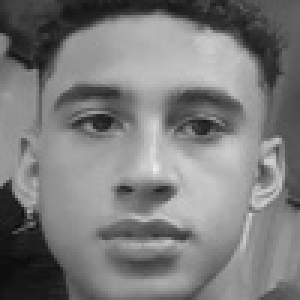
#> input picture rosto/dfgf.jpg, 100 x 100 px (shown 3 times larger)
$ python a.py
#> lines starting #> are read from the running program, lines starting #| are printed output that depends on the picture
import cv2
import numpy as np
import os
import mysql.connector
from datetime import datetime
import getpass          # para digitar senha “oculta” no console (opcional)

# ---------- Configurações ----------
PASTA_ROSTOS  = "rosto"
os.makedirs(PASTA_ROSTOS, exist_ok=True)

DB_HOST       = "localhost"
DB_USER       = "root"
DB_PASSWORD   = "11010412@Pao"
DB_NAME       = "star_gate"
TABELA_FUNCIONARIOS = "funcionarios"

# ---------- Inicializa o classificador antes das funções ----------
face_cascade = cv2.CascadeClassifier(
    cv2.data.haarcascades + "haarcascade_frontalface_default.xml"
)

# ---------- Utilidades ----------
# [12 lines left out: function conectar_banco, not called in this run]


def carregar_rostos_disco():
    dados, nomes = [], []
    for arquivo in os.listdir(PASTA_ROSTOS):
        caminho  = os.path.join(PASTA_ROSTOS, arquivo)
        img_gray = cv2.imread(caminho, cv2.IMREAD_GRAYSCALE)
#> img_gray is the input picture: shape (100, 100); min 12, max 237, mean 123.3
        if img_gray is None:
            continue
        for (x, y, w, h) in face_cascade.detectMultiScale(img_gray, 1.1, 5):
            rosto = cv2.resize(img_gray[y:y + h, x:x + w], (100, 100))
            dados.append(rosto.flatten())
            nomes.append(os.path.splitext(arquivo)[0])
#> this loop made 1 pass
#> (x, y, w, h) on pass 1: (7, 6, 85, 85)
#> pass 1, in carregar_rostos_disco, `rosto = cv2.resize(img_gray[y:y + h, x:x + w], (100, 100))`:
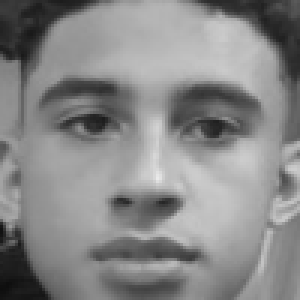
#> rosto: shape (100, 100) (shown 3 times larger); min 14, max 234, mean 135.6
#> after the loop, dados = 1 item; nomes = ['dfgf']
#> pass 2 of the loop in carregar_rostos_disco, `for arquivo in os.listdir(PASTA_ROSTOS):`:
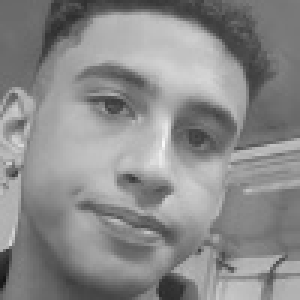
#> input picture rosto/dfggdf.jpg, 100 x 100 px (shown 3 times larger)
#> in carregar_rostos_disco, img_gray is the input picture: shape (100, 100); min 20, max 249, mean 138.6
#> the loop in carregar_rostos_disco, `for (x, y, w, h) in face_cascade.detectMultiScale(img_gray, 1.1, 5):` made 1 pass
#> (x, y, w, h) on pass 1: (6, 5, 88, 88)
#> pass 1, in carregar_rostos_disco, `rosto = cv2.resize(img_gray[y:y + h, x:x + w], (100, 100))`:
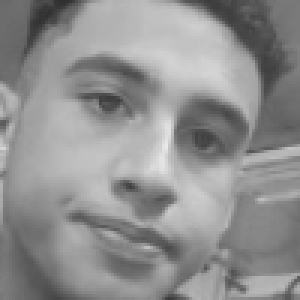
#> rosto: shape (100, 100) (shown 3 times larger); min 47, max 234, mean 143.9
#> after the loop in carregar_rostos_disco, `for (x, y, w, h) in face_cascade.detectMultiScale(img_gray, 1.1, 5):`: dados = 2 items; nomes = ['dfgf', 'dfggdf']
#> pass 3 of the loop in carregar_rostos_disco, `for arquivo in os.listdir(PASTA_ROSTOS):`:
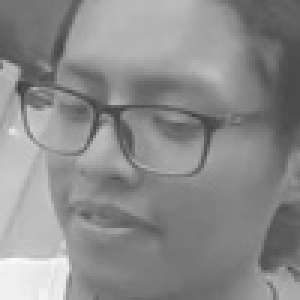
#> input picture rosto/fggfdgf.jpg, 100 x 100 px (shown 3 times larger)
#> in carregar_rostos_disco, img_gray is the input picture: shape (100, 100); min 59, max 251, mean 139.4
#> the loop in carregar_rostos_disco, `for (x, y, w, h) in face_cascade.detectMultiScale(img_gray, 1.1, 5):` made 1 pass
#> (x, y, w, h) on pass 1: (5, 7, 86, 86)
#> pass 1, in carregar_rostos_disco, `rosto = cv2.resize(img_gray[y:y + h, x:x + w], (100, 100))`:
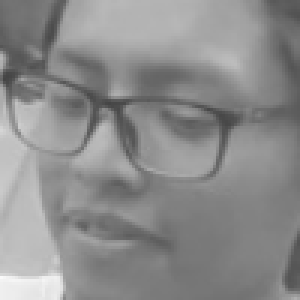
#> rosto: shape (100, 100) (shown 3 times larger); min 69, max 250, mean 140.2
#> after the loop in carregar_rostos_disco, `for (x, y, w, h) in face_cascade.detectMultiScale(img_gray, 1.1, 5):`: dados = 3 items; nomes = ['dfgf', 'dfggdf', 'fggfdgf']
    return np.array(dados), nomes


# [52 lines left out: function cadastrar_rosto, not called in this run]


# ---------- Execução ----------
print("Pressione 'c' para cadastrar novo rosto, 'q' para sair.")

X_train, nomes_salvos = carregar_rostos_disco()   # carrega uma vez
#> nomes_salvos = ['dfgf', 'dfggdf', 'fggfdgf']
cap = cv2.VideoCapture(0)

while True:
    ok, frame = cap.read()
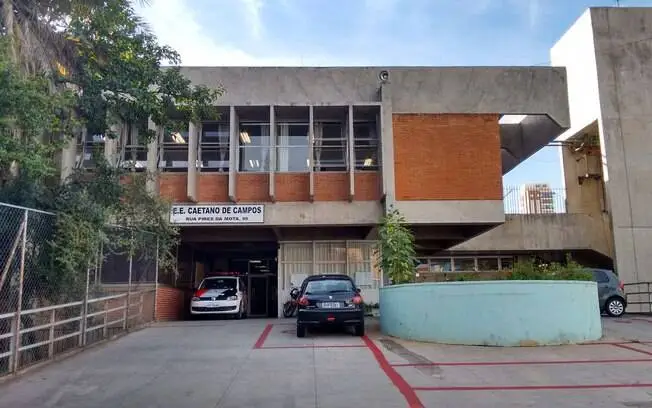
#> input picture 71m2vn4zrd9a9r65mjsus7kz0.webp, 652 x 408 px, given in place of the camera
#> frame is the input picture: shape (408, 652, 3); mean B, G, R 119.4, 118, 118.7
    if not ok:
        break

    gray   = cv2.cvtColor(frame, cv2.COLOR_BGR2GRAY)
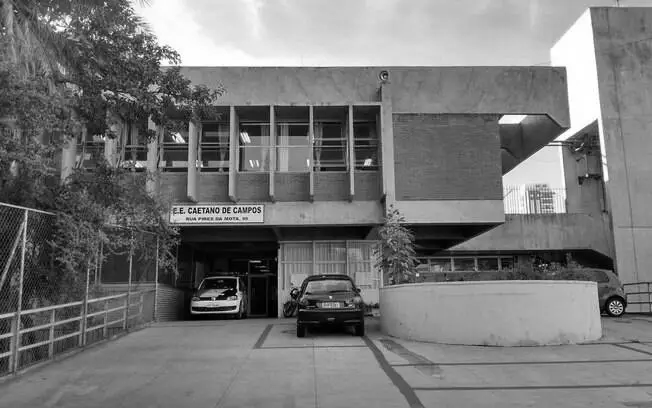
#> gray: shape (408, 652); min 0, max 255, mean 118.4
    rostos = face_cascade.detectMultiScale(gray, 1.1, 5)
#> rostos = ()

    for (x, y, w, h) in rostos:
        rosto_flat = cv2.resize(gray[y:y + h, x:x + w], (100, 100)).flatten()
        nome_rec   = "Desconhecido"

        if len(X_train) > 0:
            dist = np.linalg.norm(X_train - rosto_flat, axis=1)
            idx  = np.argmin(dist)
            if dist[idx] < 3000:                        # threshold empírico
                nome_rec = nomes_salvos[idx]

        cv2.rectangle(frame, (x, y), (x + w, y + h), (0, 255, 0), 2)
        cv2.putText(frame, nome_rec, (x, y - 10),
                    cv2.FONT_HERSHEY_SIMPLEX, 0.85, (0, 255, 0), 2)
#> this loop made 0 passes

    cv2.imshow("Reconhecimento Facial", frame)
    tecla = cv2.waitKey(1) & 0xFF
#> (key q is pressed here)

    if tecla == ord("q") or tecla == ord("Q"):
        break
    elif tecla == ord("c") or tecla == ord("C"):
        if cadastrar_rosto(gray, nomes_salvos):
            X_train, nomes_salvos = carregar_rostos_disco()  # recarrega após novo cadastro

cap.release()
cv2.destroyAllWindows()
